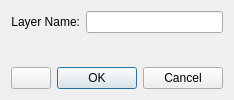
<?xml version="1.0" encoding="utf-8"?>
<ui version="4.0">
 <author>
    SPDX-FileCopyrightText: none
    SPDX-License-Identifier: GPL-3.0-or-later
  </author>
 <class>WdgFilterNodeCreation</class>
 <widget class="QWidget" name="WdgFilterNodeCreation">
  <layout class="QVBoxLayout" name="verticalLayout" stretch="0,1,0">
   <item>
    <widget class="QWidget" name="widget">
     <layout class="QHBoxLayout" name="horizontalLayout">
      <property name="leftMargin">
       <number>0</number>
      </property>
      <property name="topMargin">
       <number>0</number>
      </property>
      <property name="rightMargin">
       <number>0</number>
      </property>
      <property name="bottomMargin">
       <number>0</number>
      </property>
      <item>
       <widget class="QLabel" name="label">
        <property name="text">
         <string>Layer Name:</string>
        </property>
        <property name="alignment">
         <set>Qt::AlignRight|Qt::AlignTrailing|Qt::AlignVCenter</set>
        </property>
        <property name="buddy">
         <cstring>layerName</cstring>
        </property>
       </widget>
      </item>
      <item>
       <widget class="QLineEdit" name="layerName"/>
      </item>
     </layout>
    </widget>
   </item>
   <item>
    <widget class="KisFilterSelectorWidget" name="filterSelector"/>
   </item>
   <item>
    <layout class="QHBoxLayout" name="horizontalLayout_3">
     <item>
      <widget class="QPushButton" name="filterGalleryToggle">
       <property name="text">
        <string/>
       </property>
       <property name="checkable">
        <bool>true</bool>
       </property>
      </widget>
     </item>
     <item>
      <widget class="QDialogButtonBox" name="buttonBox">
       <property name="standardButtons">
        <set>QDialogButtonBox::Cancel|QDialogButtonBox::Ok</set>
       </property>
      </widget>
     </item>
    </layout>
   </item>
  </layout>
 </widget>
 <customwidgets>
  <customwidget>
   <class>KisFilterSelectorWidget</class>
   <extends>QWidget</extends>
   <header>widgets/kis_filter_selector_widget.h</header>
   <container>1</container>
  </customwidget>
 </customwidgets>
 <resources/>
 <connections/>
</ui>
